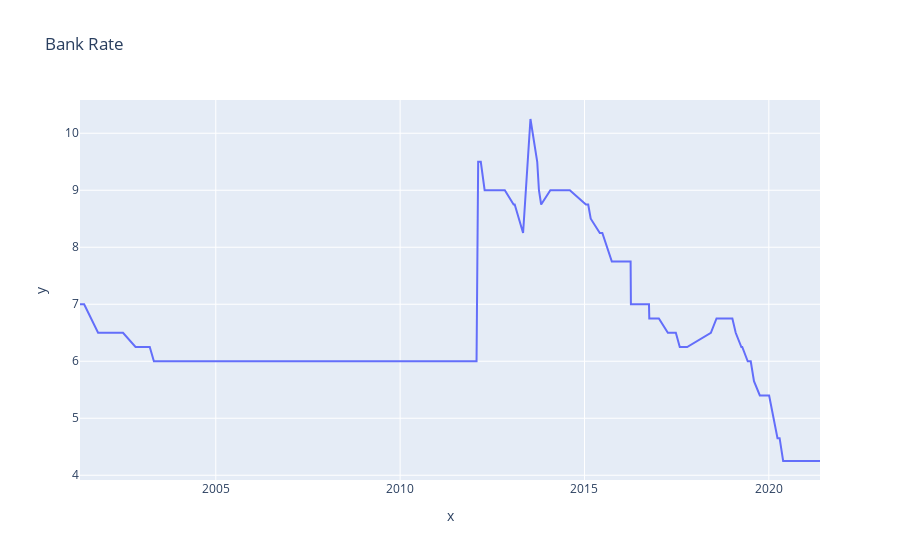

This figure's notebook cell:
### Code cell
for i in rbi_key_rates.columns:
    if i != 'Date':
        fig = px.line(x = rbi_key_rates.Date, y = rbi_key_rates[i],title=i)
        fig.show()

### Figure 1 — Plotly figure (JSON) as saved in the notebook; plotly's stock layout.template omitted (floating-point values rounded to 4 significant figures; data arrays with more than 128 entries replaced by an {"elided": "..."} marker saying what was removed)
{"data": [{"hovertemplate": "x=%{x}<br>y=%{y}<extra></extra>", "legendgroup": "", "line": {"color": "#636efa", "dash": "solid"}, "mode": "lines", "name": "", "orientation": "v", "showlegend": false, "type": "scatter", "x": {"elided": "132 str values"}, "xaxis": "x", "y": {"elided": "132 float values"}, "yaxis": "y"}], "layout": {"legend": {"tracegroupgap": 0}, "title": {"text": "Bank Rate"}, "xaxis": {"anchor": "y", "domain": [0, 1], "title": {"text": "x"}}, "yaxis": {"anchor": "x", "domain": [0, 1], "title": {"text": "y"}}}}
